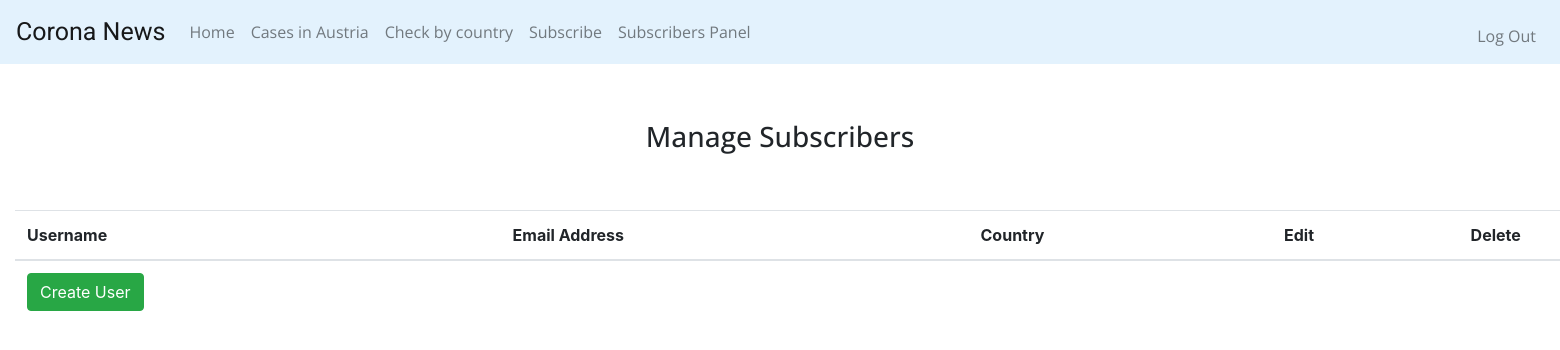
The page /usersTable (signed in) on the database as committed earlier.
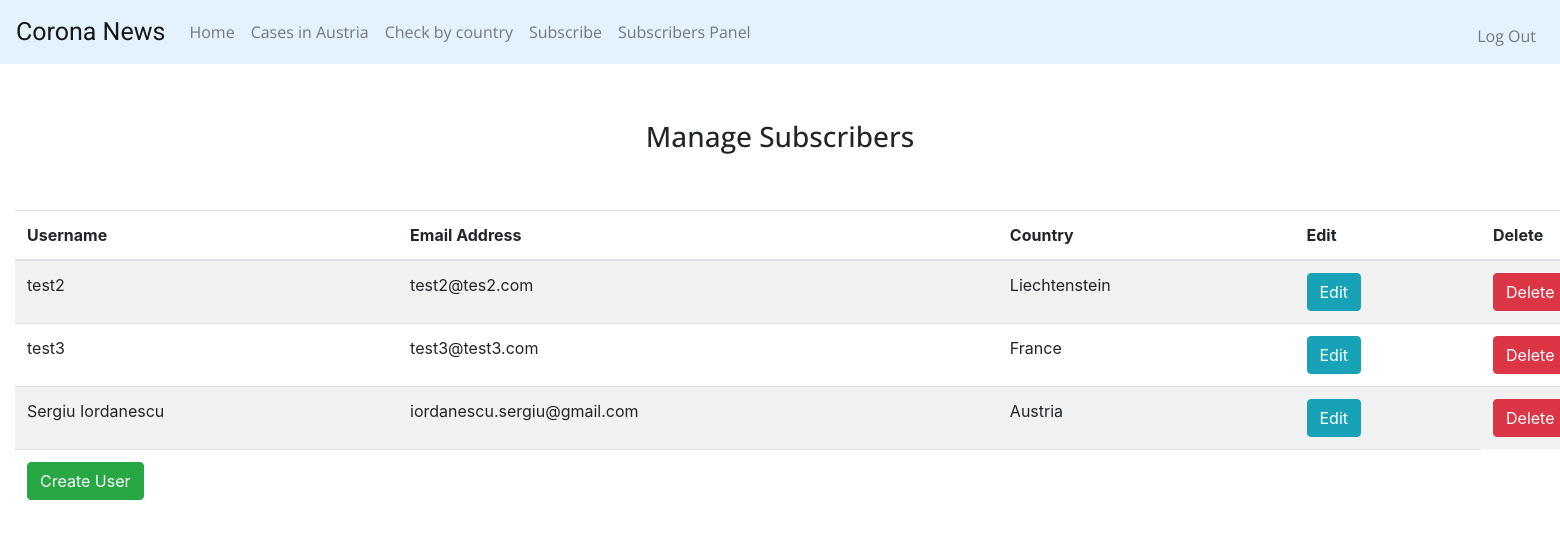
The same page on the database as committed later.
### tables this page shows
CREATE TABLE subscribers (subscriber_id INTEGER PRIMARY KEY AUTOINCREMENT NOT NULL, emailAdress text NOT NULL, Name text NOT NULL, country TEXT);

### app.py (the view)
@app.route("/usersTable")
@login_required
def usersTable():
    users = select_all_users()
    loggedUser = select_user_where_userID('users', session["user_id"])
    if loggedUser[0]['role'] != 'admin':
        return render_template("usersTable.html", users=users, disabled='disabled')
    return render_template("usersTable.html", users=users)

### app.py (called while the page is built)
@app.after_request
def after_request(response):
    response.headers["Cache-Control"] = "no-cache, no-store, must-revalidate"
    response.headers["Expires"] = 0
    response.headers["Pragma"] = "no-cache"
    return response

### helpers.py (called while the page is built)
def connect_to_db():
    conn = sqlite3.connect('coronaDatabase.db')
    return conn

def dict_factory(cursor, row):
    d = {}
    for idx, col in enumerate(cursor.description):
        d[col[0]] = row[idx]
    return d

def login_required(f):
    @wraps(f)
    def decorated_function(*args, **kwargs):
        if session.get("user_id") is None:
            return redirect("/login")
        return f(*args, **kwargs)
    return decorated_function

### subscribeDAO.py (called while the page is built)
def select_user_where_userID(tableName, userID):
    conn = connect_to_db()
    conn.row_factory = dict_factory
    cursor = conn.cursor()
    format_str = """SELECT * FROM "{table}" WHERE user_id="{userID}";"""
    sql_command = format_str.format(table=tableName, userID=userID)
    cursor.execute(sql_command)
    user = cursor.fetchall()
    conn.close()
    return user

### templates/usersTable.html (shortened to what this page needs)
{% extends "layout.html" %}
{% block headSergiu %}
    <link href="https://cdn.datatables.net/1.10.22/css/dataTables.bootstrap4.min.css" rel="stylesheet">
{% endblock %}
{% block main %}
<br>
<h3 class="my-2" style="text-align: center; font-family: 'Open Sans', sans-serif;">Manage Subscribers</h3>
<br><br>
    <div class="col">
        <div style="margin:auto; width:1700px;">
            <table id="example" class="table table-striped " style="width: 100%;" >
                <thead>
                    <tr>
                        <th>Username</th>
                        <th>Email Address</th>
                        <th>Country</th>
                        <th>Edit</th>
                        <th>Delete</th>
                    </tr>
                </thead>
                <tfoot>
                    <tr>
                        <td>
                            <a href="manageUsers/create/newUser/0"><button class="btn btn-success" {{disabled}}>Create User</button></a>
                        </td>
                        <td></td>
                        <td></td>
                        <td></td>
                    </tr>
                </tfoot>
                <tbody>
                <form class="text-center border border-light p-5" action="/usersTable" method="post">
                    {% for dict_item in users %}
                        <tr>
                            <td>
                                {{dict_item.get("Name")}}
                            </td>
                            <td>
                                {{dict_item.get("emailAdress")}}
                            </td>
                            <td>
                                {{dict_item.get("country")}}
                            </td>
                            <td>
                                {% set emailAddress = dict_item.get("emailAdress") %}
                                {% set userID = dict_item.get("subscriber_id") %}
                                <a href="manageUsers/edit/{{ emailAddress }}/{{ userID }}"><button class="btn btn-info" {{disabled}}>Edit</button></a>
                            </td>
                            <td>
                                {% set emailAddress = dict_item.get("emailAdress") %}
                                {% set userID = dict_item.get("subscriber_id") %}
                                <button type="button" class="btn btn-danger" data-toggle="modal" data-target="#confirm-delete-{{ userID }}" {{disabled}}>
                                    Delete
                                </button>
                            </td>
                        </tr>
                    {% endfor %}
                </form>
                </tbody>
            </table>
        </div>
{% endblock %}

Rows that differ between the two databases and show on the page:
added subscribers: get "test2", get "test2@tes2.com", get "Liechtenstein"
added subscribers: get "test3", get "test3@test3.com", get "France"
added subscribers: get "Sergiu Iordanescu", get "iordanescu.sergiu@gmail.com", get "Austria"
